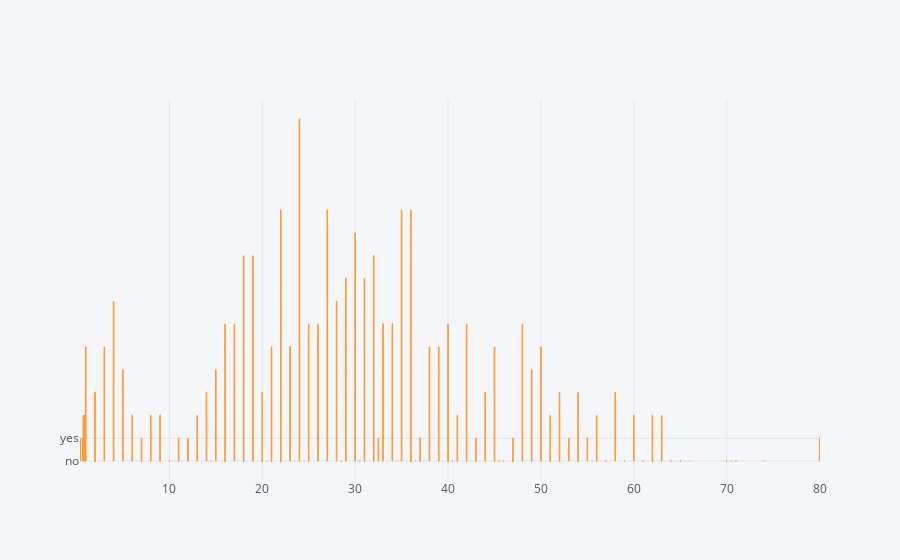

Source (notebook cell):
### Code cell
titan.iplot(kind='bar',x='age',y='alive')

### Figure 1 — Plotly figure (JSON) as saved in the notebook; plotly's stock layout.template omitted (floating-point values rounded to 4 significant figures; data arrays with more than 128 entries replaced by an {"elided": "..."} marker saying what was removed)
{"data": [{"marker": {"color": "rgba(255, 153, 51, 0.6)", "line": {"color": "rgba(255, 153, 51, 1.0)", "width": 1}}, "name": "alive", "orientation": "v", "text": "", "type": "bar", "x": {"elided": "891 float values"}, "y": {"elided": "891 str values"}}], "layout": {"legend": {"bgcolor": "#F5F6F9", "font": {"color": "#4D5663"}}, "paper_bgcolor": "#F5F6F9", "plot_bgcolor": "#F5F6F9", "title": {"font": {"color": "#4D5663"}}, "xaxis": {"gridcolor": "#E1E5ED", "showgrid": true, "tickfont": {"color": "#4D5663"}, "title": {"font": {"color": "#4D5663"}, "text": ""}, "zerolinecolor": "#E1E5ED"}, "yaxis": {"gridcolor": "#E1E5ED", "showgrid": true, "tickfont": {"color": "#4D5663"}, "title": {"font": {"color": "#4D5663"}, "text": ""}, "zerolinecolor": "#E1E5ED"}}}
